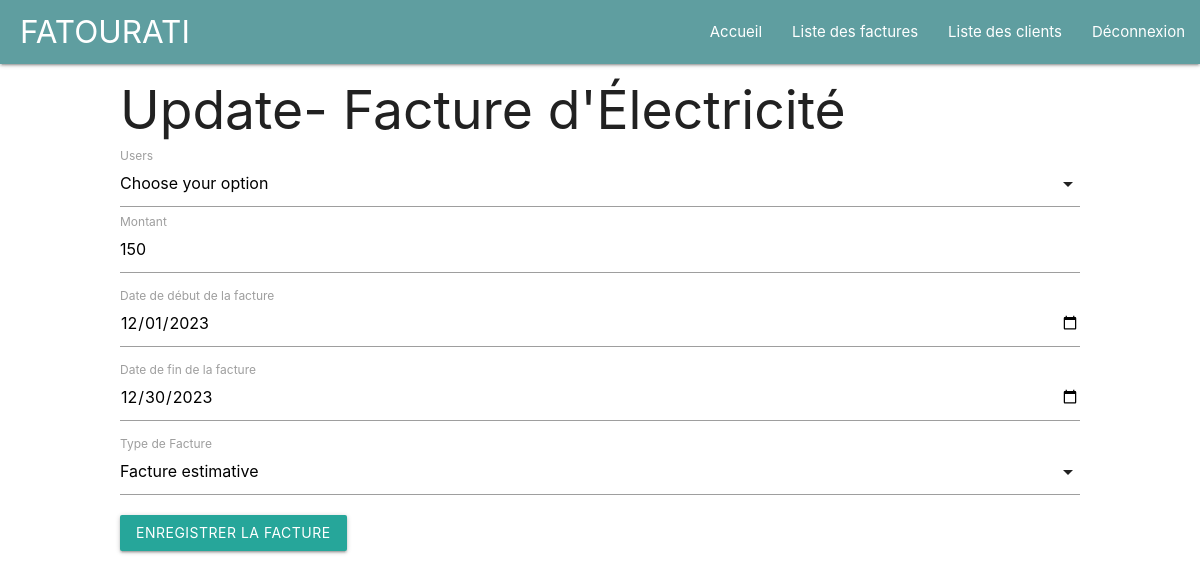
Screenshot of /views/users/modifFact.php?id=27 (signed in) with the database file from the repository.
### tables this page shows
CREATE TABLE IF NOT EXISTS `invoices` (
  `id` int(11) NOT NULL auto_increment,
  `iduser` int(11) NOT NULL default '0',
  `net_paye` double NOT NULL default '0',
  `dateecheance` date NOT NULL default '0000-00-00',
  `dateemission` date NOT NULL default '0000-00-00',
  `datepaid` timestamp NOT NULL default '0000-00-00 00:00:00',
  `paid` int(11) NOT NULL default '0',
  `type` varchar(250) NOT NULL default '',
  PRIMARY KEY  (`id`),
  KEY `iduser` (`iduser`)
);

### config/config.php (called while the page is built, shortened)
<?php
abstract class Config
{
    function __construct()
    {
        try {
        $this->pdo = new PDO('mysql:host=localhost;dbname=facturation', 'root', '');
        } catch(PDOException $e) {
            throw new Exception("Erreur de connexion à la base de données : " . $e->getMessage());
        }
    }
}

### controllers/UserController.php (called while the page is built, shortened)
<?php
$rootPath = $_SERVER['DOCUMENT_ROOT'] . '/Facturation/';
include_once($rootPath . '/models/User.php');
include_once($rootPath . '/config/config.php');
class UserController extends User
{
  function liste(user $u)
  {
    $query = "select * from users ";
    $res = $this->pdo->prepare($query);
    $res->execute();
    return $res;
  }
}

### controllers/factureController.php (called while the page is built, shortened)
<?php
$rootPath = $_SERVER['DOCUMENT_ROOT'] . '/Facturation/';
include_once($rootPath . '/config/config.php');
class factureController extends facture
{
  function getFacture($id)
  {
    $query = "SELECT i.id, i.iduser, i.datepaid, i.dateecheance,i.dateemission,i.net_paye, i.paid, i.type, u.rib, u.name, u.phone
    FROM invoices i
    INNER JOIN users u ON i.iduser = u.id
    WHERE i.id = ?";
    $res = $this->pdo->prepare($query);
    $res->execute(array($id));
    $data = $res->fetch();
    return $data;
  }
}

### views/users/modifFact.php (the view, shortened to what this page needs)
<!DOCTYPE html>
<html lang="fr">
<head>
    <link rel="stylesheet" href="https://cdnjs.cloudflare.com/ajax/libs/materialize/1.0.0/css/materialize.min.css">
    <link rel="stylesheet" href="<?php echo RACINE_SITE . 'views/includes/style.css' ?>">
</head>
<body>
    <?php
    $rootPath = $_SERVER['DOCUMENT_ROOT'] . '/Facturation/';
    require_once($rootPath . '/controllers/factureController.php');
    include $rootPath . 'views/includes/navbar.php';
    $userfact = new factureController();
    $res = $userfact->getFacture($_GET['id']);
    ?>
    <br> <br>
    <div class="container">
        <h2>Update- Facture d'Électricité </h2>
        <form action="modificationFact.php" method="post">
            <div class="input-field">
                    <?php
                    include_once($rootPath . 'models/User.php');
                    include_once($rootPath . 'controllers/UserController.php');
                    ?>
                <label>Users</label>
            </div>
            <div class="input-field ">
                <input type="text" name="netpaid" value="<?php echo $res['net_paye'] ?>">
                <label for="netpaid">Montant</label>
            </div>
            <div class="input-field">
                <input type="date" name="date1" value="<?php echo $res['dateecheance'] ?>">
                <label for="date1">Date de début de la facture </label>
            </div>
            <div class="input-field">
                <input type="date" name="date2" value="<?php echo $res['dateemission'] ?>">
                <label for="date2">Date de fin de la facture</label>
            </div>
            <div class="input-field">
                <label for="type">Type de Facture</label>
            </div>
            <button class="btn waves-effect waves-light" type="submit" name="action">Enregistrer la Facture</button>
        </form>
    </div>
</body>
</html>

### views/includes/style.css (style rules this page uses)
.container { height: 80vh; width: 80%; }
.input-field { margin-bottom: 20px; }

### rows the page displays
invoices: netpaid "150", date1 "12/01/2023", date2 "12/30/2023"
